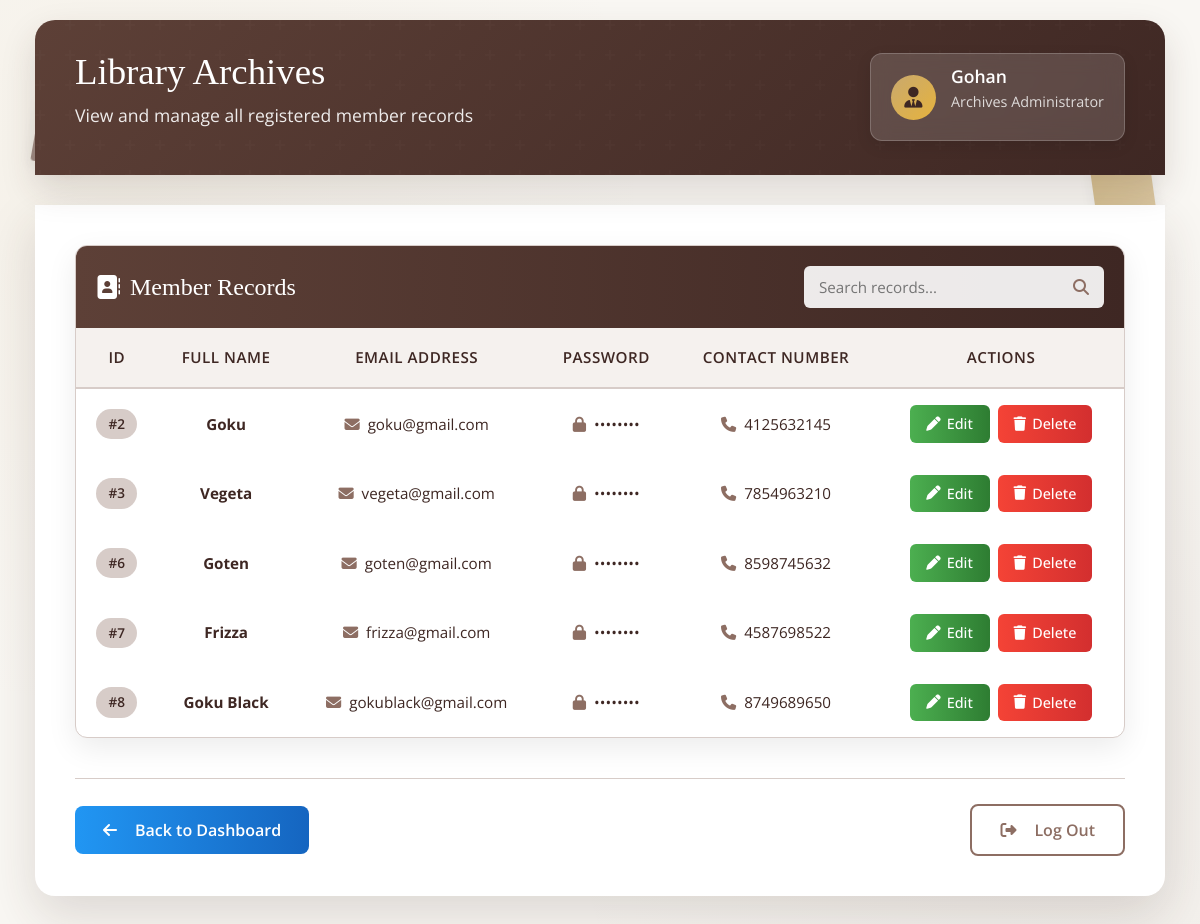
The page /view/ (signed in) on the database its author committed.
### ContactBookApp/models.py (models this page shows)
class DataBases(models.Model):
    owner = models.ForeignKey(
        "self", null=True, blank=True, on_delete=models.CASCADE, related_name="contacts"
    )
    names = models.CharField(max_length=30)
    emails = models.EmailField(max_length=30)
    passwords = models.CharField(max_length=30)
    contact_numbers = models.CharField(max_length=15)

### ContactBookApp/views.py (the view)
# urls.py: path("view/", ViewPage),
def ViewPage(request):
    user_id = request.session.get("user_id")
    logged_user = get_object_or_404(DataBases, id=user_id)
    RegisterDataBases = DataBases.objects.filter(owner=logged_user)
    return render(
        request,
        "index4.html",
        {"RegisterDataBases": RegisterDataBases, "logged_user": logged_user},
    )

### ContactBookApp/templates/index4.html (shortened to what this page needs)
<!DOCTYPE html>
<html lang="en">
<head>
    <link href="https://cdn.jsdelivr.net/npm/bootstrap@5.3.2/dist/css/bootstrap.min.css" rel="stylesheet">
    <link rel="stylesheet" href="https://cdnjs.cloudflare.com/ajax/libs/font-awesome/6.5.1/css/all.min.css">
</head>
<body>
    <div class="library-decoration book-1"></div>
    <div class="library-decoration book-2"></div>
    <div class="view-container">
        <div class="view-header">
            <div class="header-content">
                <div>
                    <h1 class="page-title">Library Archives</h1>
                    <p class="page-subtitle">View and manage all registered member records</p>
                </div>
                {% if logged_user %}
                <div class="user-panel">
                    <div class="user-icon">
                        <i class="fas fa-user-tie"></i>
                    </div>
                    <div class="user-info">
                        <h3>{{ logged_user.names }}</h3>
                        <p>Archives Administrator</p>
                    </div>
                </div>
                {% endif %}
            </div>
        </div>
        <div class="view-card">
            <div class="records-table">
                <div class="table-header">
                    <h3><i class="fas fa-address-book"></i> Member Records</h3>
                    <div class="search-box">
                        <input type="text" id="searchInput" placeholder="Search records...">
                        <i class="fas fa-search"></i>
                    </div>
                </div>
                {% if RegisterDataBases %}
                <div class="table-responsive">
                    <table class="table-custom">
                        <thead>
                            <tr>
                                <th>ID</th>
                                <th>Full Name</th>
                                <th>Email Address</th>
                                <th>Password</th>
                                <th>Contact Number</th>
                                <th>Actions</th>
                            </tr>
                        </thead>
                        <tbody>
                            {% for inf in RegisterDataBases %}
                            <tr data-search="{{ inf.names|lower }} {{ inf.emails|lower }} {{ inf.contact_numbers }}">
                                <td>
                                    <span class="id-badge">#{{inf.id}}</span>
                                </td>
                                <td>
                                    <strong>{{inf.names}}</strong>
                                </td>
                                <td>
                                    <i class="fas fa-envelope me-1" style="color: var(--secondary-color);"></i>
                                    {{inf.emails}}
                                </td>
                                <td>
                                    <i class="fas fa-lock me-1" style="color: var(--secondary-color);"></i>
                                    ••••••••
                                </td>
                                <td>
                                    <i class="fas fa-phone me-1" style="color: var(--secondary-color);"></i>
                                    {{inf.contact_numbers}}
                                </td>
                                <td>
                                    <div class="action-buttons">
                                        <a href="/edit/{{inf.id}}" class="btn-edit">
                                            <i class="fa-solid fa-pen"></i> Edit
                                        </a>
                                        <a href="/delete/{{inf.id}}" class="btn-delete"
                                            onclick="return confirmDelete('{{inf.names}}');">
                                            <i class="fa-solid fa-trash"></i> Delete
                                        </a>
                                    </div>
                                </td>
                            </tr>
                            {% endfor %}
                        </tbody>
                    </table>
                </div>
                {% endif %}
            </div>
            <div class="footer-actions">
                <a href="/oprator/" class="btn-back">
                    <i class="fa-solid fa-arrow-left me-2"></i> Back to Dashboard
                </a>
                <a href="/register/" class="btn-logout">
                    <i class="fa-solid fa-right-from-bracket me-2"></i> Log Out
                </a>
            </div>
        </div>
    </div>
</body>
</html>

### rows shown on the page
DataBases: names "Gohan"
DataBases: id "2", names "Goku", emails "goku@gmail.com", contact_numbers "4125632145"
DataBases: id "3", names "Vegeta", emails "vegeta@gmail.com", contact_numbers "7854963210"
DataBases: id "6", names "Goten", emails "goten@gmail.com", contact_numbers "8598745632"
DataBases: id "7", names "Frizza", emails "frizza@gmail.com", contact_numbers "4587698522"
DataBases: id "8", names "Goku Black", emails "gokublack@gmail.com", contact_numbers "8749689650"
